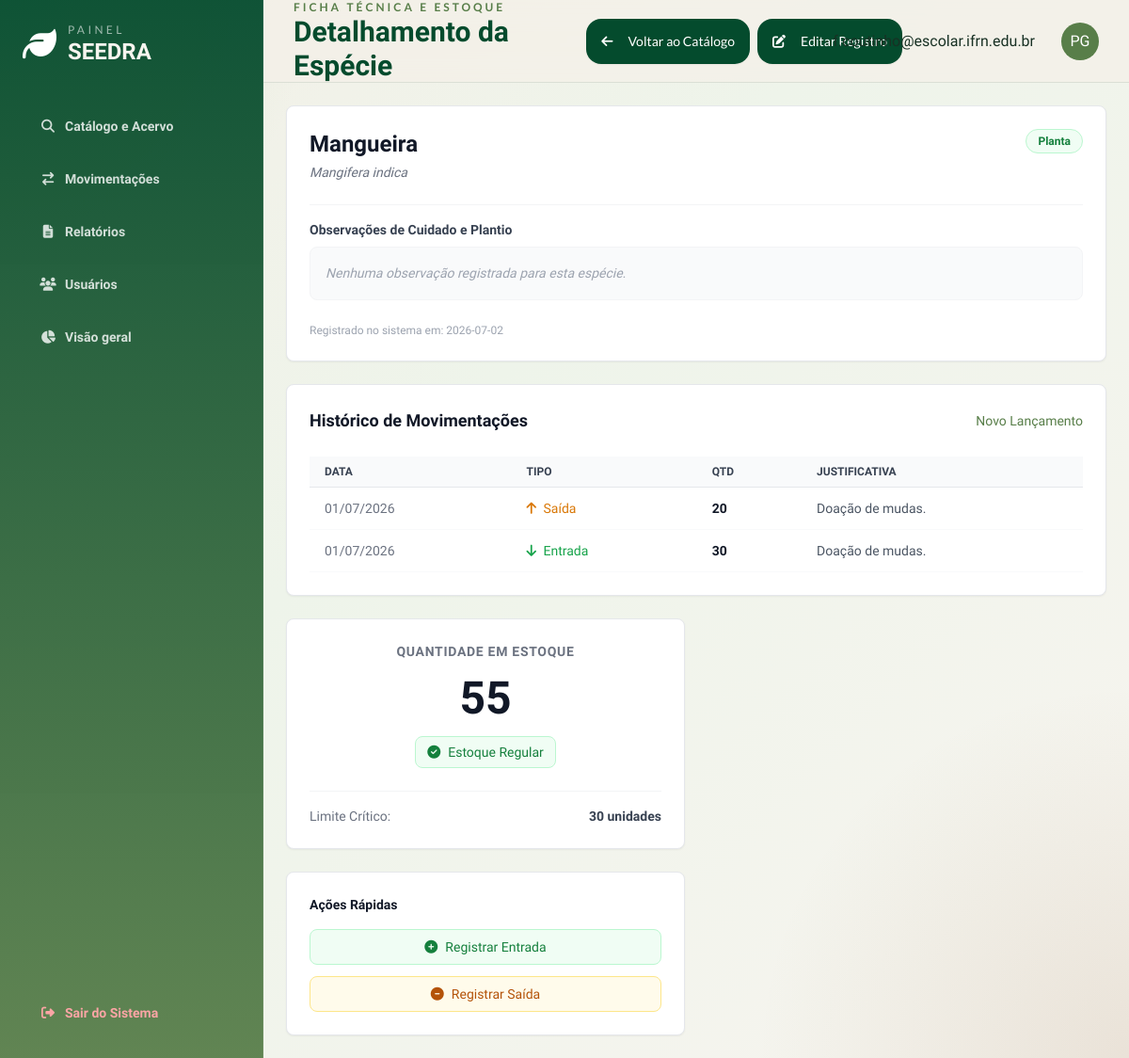
Page /catalogo/1 (signed in) on the earlier database version.
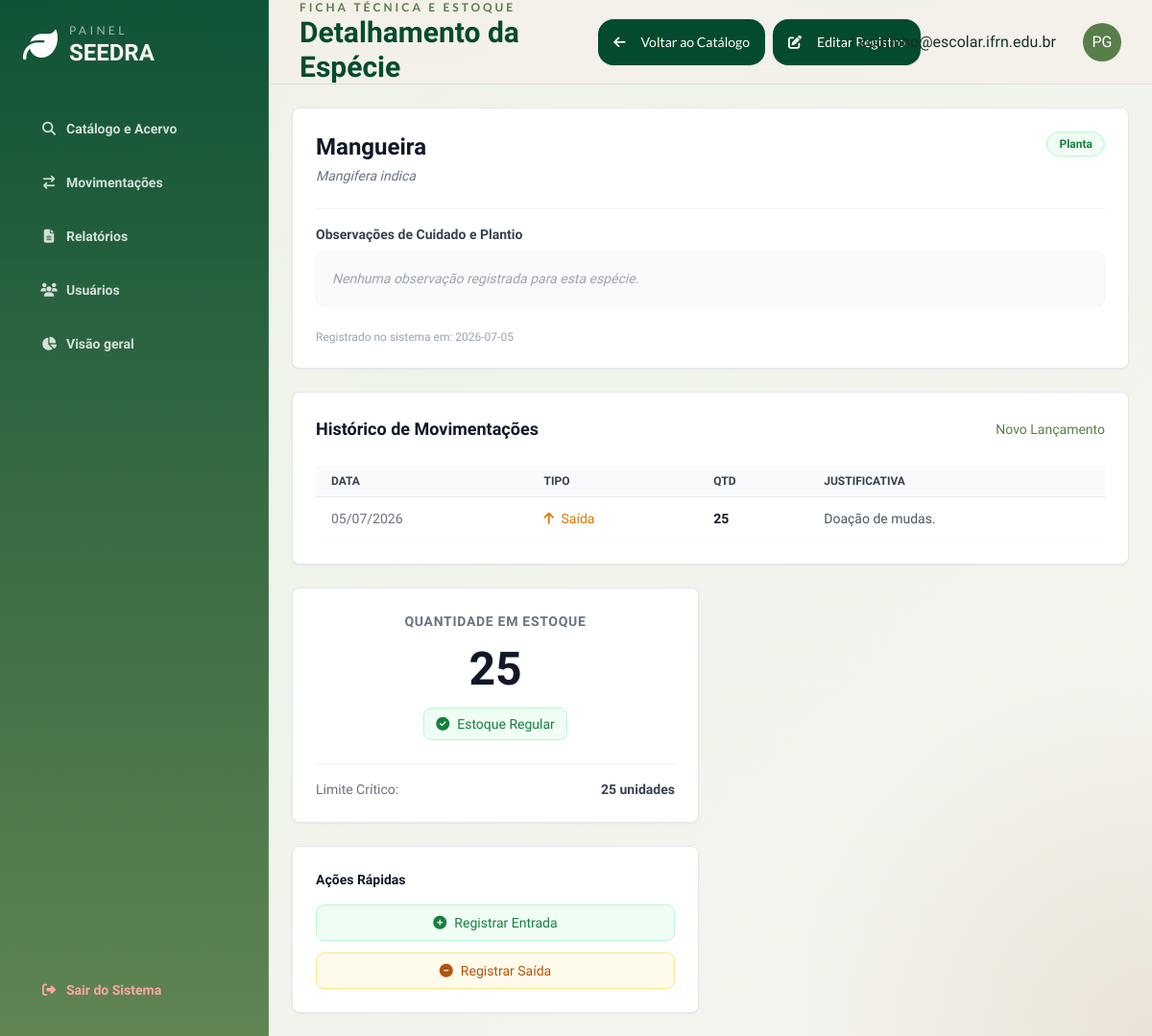
Same page on the later database version.
### models.py (models this page shows)
class Item(db.Model):
    __tablename__= 'items'
    id = db.Column(db.Integer, primary_key = True)
    nome = db.Column(db.String(50), nullable = False, unique = True)
    quantidade = db.Column(db.Integer, nullable = True)
    n_cientifico = db.Column(db.String(50), nullable = False , unique = True)
    categoria = db.Column(db.String(20), nullable = False)
    deficit_limit = db.Column(db.Integer)
    obs = db.Column(db.Text)
    data_cadastro = db.Column(db.Date, nullable = False)
    movimentacoes = db.relationship('Movimentacao', back_populates = 'item', lazy = True)
    def em_deficit(self):
        return self.quantidade < self.deficit_limit

class Movimentacao(db.Model):
    __tablename__='movimentacao'
    id = db.Column(db.Integer, primary_key = True)
    id_item = db.Column(db.Integer, db.ForeignKey(Item.id), nullable = False)
    data_move = db.Column(db.Date, nullable = False)
    Typ = db.Column(db.String(10), nullable = False)
    quantidade = db.Column(db.Integer, nullable = False)
    justificativa = db.Column(db.Text, nullable = False)
    operador = db.Column(db.String(40), nullable = False)
    item = db.relationship('Item', back_populates = 'movimentacoes', lazy = True)

### app.py (the view)
@app.route('/catalogo/<int:id>', methods=['GET', 'POST'])
@login_required
def detalhes_item(id):
    item = Item.query.get_or_404(id)
    return render_template('detalhes_item.html', item=item)

### app.py (called while the page is built)
@login_manager.user_loader
def load_user(user_id):
    return Usuarios.query.get(int(user_id))

def login_required(f):
  @wraps(f)
  def decorated_function(*args, **kwargs):
      if 'usuarios_id' not in session:
         flash("Faça login primeiro!", 'erro')
         return redirect(url_for('login'))
      return f(*args, **kwargs)
  return decorated_function

### templates/detalhes_item.html (shortened to what the changed rows need)
{% extends 'base.html' %}
{% block header_title %}Detalhamento da Espécie{% endblock %}
{% block content %}
<div class="grid grid-cols-1 lg:grid-cols-2 gap-6">
    <div class="lg:col-span-2 flex flex-col gap-6">
        <div class="bg-white border border-gray-200 rounded-lg shadow-sm p-6">
            <div class="flex justify-between items-start mb-6">
                <div>
                    <h3 class="text-2xl font-bold text-gray-900">{{ item.nome }}</h3>
                    <p class="text-sm text-gray-500 italic mt-1">{{ item.n_cientifico }}</p>
                </div>
                <span class="px-3 py-1 bg-green-50 text-green-700 text-xs font-semibold rounded-full border border-green-200">
                    {{ item.categoria }}
                </span>
            </div>
            <div class="border-t border-gray-100 pt-4 mt-4">
                <h4 class="text-sm font-semibold text-gray-700 mb-2">Observações de Cuidado e Plantio</h4>
                <p class="text-sm text-gray-600 leading-relaxed bg-gray-50 p-4 rounded-lg border border-gray-100">
                </p>
            </div>
            <div class="mt-6 text-xs text-gray-400">
                Registrado no sistema em: {{ item.data_cadastro }}
            </div>
        </div>
        <div class="bg-white border border-gray-200 rounded-lg shadow-sm p-6">
            {% if item.movimentacoes %}
                <div class="overflow-x-auto">
                    <table class="w-full text-sm text-left text-gray-500 mt-2">
                        <thead class="text-xs text-gray-700 uppercase bg-gray-50 border-b border-gray-200">
                            <tr>
                                <th scope="col" class="px-4 py-2 font-semibold">Data</th>
                                <th scope="col" class="px-4 py-2 font-semibold">Tipo</th>
                                <th scope="col" class="px-4 py-2 font-semibold">Qtd</th>
                                <th scope="col" class="px-4 py-2 font-semibold">Justificativa</th>
                            </tr>
                        </thead>
                        <tbody>
                            {% for mov in item.movimentacoes|sort(attribute='data_move', reverse=true) %}
                            <tr class="border-b border-gray-50 hover:bg-gray-50">
                                <td class="px-4 py-3 whitespace-nowrap">{{ mov.data_move.strftime('%d/%m/%Y') }}</td>
                                <td class="px-4 py-3">
                                    {% if mov.Typ == 'Entrada' %}
                                        <span class="text-green-600 font-medium"><i class="fa-solid fa-arrow-down mr-1"></i> Entrada</span>
                                    {% else %}
                                        <span class="text-amber-600 font-medium"><i class="fa-solid fa-arrow-up mr-1"></i> Saída</span>
                                    {% endif %}
                                </td>
                                <td class="px-4 py-3 font-bold text-gray-900">{{ mov.quantidade }}</td>
                                <td class="px-4 py-3 text-gray-600">{{ mov.justificativa }}</td>
                            </tr>
                            {% endfor %}
                        </tbody>
                    </table>
                </div>
            {% else %}
                <div class="text-center py-6 bg-gray-50 rounded-lg border border-dashed border-gray-200">
                    <p class="text-sm text-gray-500">Nenhuma movimentação registrada para este item ainda.</p>
                </div>
            {% endif %}
        </div>
    </div>
    <div class="flex flex-col gap-6">
        <div class="bg-white border border-gray-200 rounded-lg shadow-sm p-6 text-center">
            <h3 class="text-sm font-semibold text-gray-500 uppercase tracking-wider mb-2">Quantidade em Estoque</h3>
            <div class="text-5xl font-black {% if item.em_deficit() %}text-red-600{% else %}text-gray-900{% endif %} my-4">
                {{ item.quantidade }}
            </div>
            {% if item.em_deficit() %}
                <div class="inline-flex items-center px-3 py-1.5 bg-red-50 text-red-700 text-sm font-medium rounded-lg border border-red-200">
                    <i class="fa-solid fa-circle-exclamation mr-2 animate-pulse"></i> Estoque em Déficit
                </div>
                <p class="text-xs text-red-500 mt-3 text-left">
                    * A quantidade atual está abaixo do limite seguro estabelecido pelo instituto. É recomendada a reposição imediata.
                </p>
            {% else %}
                <div class="inline-flex items-center px-3 py-1.5 bg-green-50 text-green-700 text-sm font-medium rounded-lg border border-green-200">
                    <i class="fa-solid fa-check-circle mr-2"></i> Estoque Regular
                </div>
            {% endif %}
            <div class="mt-6 pt-4 border-t border-gray-100 flex justify-between items-center text-sm">
                <span class="text-gray-500">Limite Crítico:</span>
                <span class="font-bold text-gray-700">{{ item.deficit_limit }} unidades</span>
            </div>
        </div>
    </div>
</div>
{% endblock %}

Differences in the rows shown:
removed Movimentacao: data_move "01/07/2026", Typ "Entrada" (drawn), quantidade "30", justificativa "Doação de mudas."
changed Item "Mangueira": data_cadastro "2026-07-02" → "2026-07-05"; quantidade "55" → "25"; deficit_limit "30" → "25"
changed Movimentacao "Doação de mudas.": data_move "01/07/2026" → "05/07/2026"; quantidade "20" → "25"
